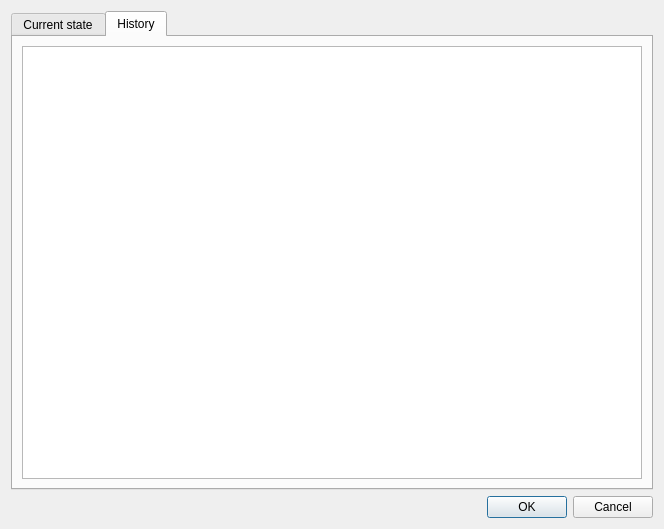
<?xml version="1.0" encoding="UTF-8"?>
<ui version="4.0">
 <class>BarrierHistoryLoggingDialog</class>
 <widget class="QDialog" name="BarrierHistoryLoggingDialog">
  <property name="geometry">
   <rect>
    <x>0</x>
    <y>0</y>
    <width>664</width>
    <height>529</height>
   </rect>
  </property>
  <property name="windowTitle">
   <string>Barrier history logging</string>
  </property>
  <property name="windowIcon">
   <iconset resource="../Icons.qrc">
    <normaloff>:/Icons/car.png</normaloff>:/Icons/car.png</iconset>
  </property>
  <layout class="QVBoxLayout" name="verticalLayout_3">
   <item>
    <widget class="QTabWidget" name="tabWidget">
     <property name="currentIndex">
      <number>1</number>
     </property>
     <widget class="QWidget" name="CurrentStateTab">
      <attribute name="title">
       <string>Current state</string>
      </attribute>
      <layout class="QVBoxLayout" name="verticalLayout_2">
       <item>
        <widget class="QTableWidget" name="CurrentStateTableWidget"/>
       </item>
      </layout>
     </widget>
     <widget class="QWidget" name="HistoryTab">
      <attribute name="title">
       <string>History</string>
      </attribute>
      <layout class="QVBoxLayout" name="verticalLayout">
       <item>
        <widget class="QTableWidget" name="HistoryTableWidget"/>
       </item>
      </layout>
     </widget>
    </widget>
   </item>
   <item>
    <widget class="QDialogButtonBox" name="buttonBox">
     <property name="orientation">
      <enum>Qt::Horizontal</enum>
     </property>
     <property name="standardButtons">
      <set>QDialogButtonBox::Cancel|QDialogButtonBox::Ok</set>
     </property>
    </widget>
   </item>
  </layout>
 </widget>
 <resources>
  <include location="../Icons.qrc"/>
 </resources>
 <connections>
  <connection>
   <sender>buttonBox</sender>
   <signal>accepted()</signal>
   <receiver>BarrierHistoryLoggingDialog</receiver>
   <slot>accept()</slot>
   <hints>
    <hint type="sourcelabel">
     <x>248</x>
     <y>254</y>
    </hint>
    <hint type="destinationlabel">
     <x>157</x>
     <y>274</y>
    </hint>
   </hints>
  </connection>
  <connection>
   <sender>buttonBox</sender>
   <signal>rejected()</signal>
   <receiver>BarrierHistoryLoggingDialog</receiver>
   <slot>reject()</slot>
   <hints>
    <hint type="sourcelabel">
     <x>316</x>
     <y>260</y>
    </hint>
    <hint type="destinationlabel">
     <x>286</x>
     <y>274</y>
    </hint>
   </hints>
  </connection>
 </connections>
</ui>
